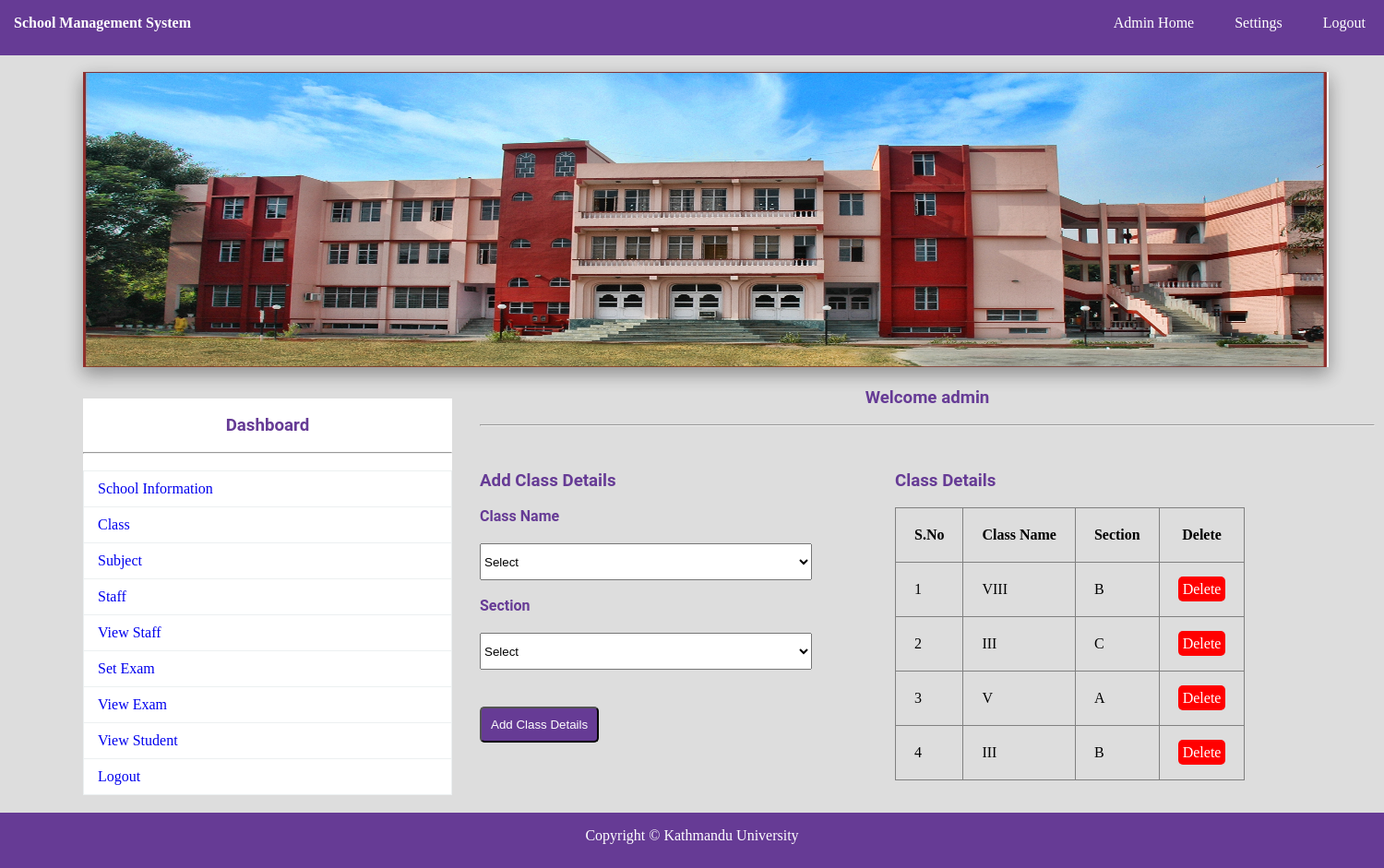
Page /add_class.php (signed in) on the committed database.
### tables this page shows
CREATE TABLE IF NOT EXISTS `class` (
  `CID` int(11) NOT NULL AUTO_INCREMENT,
  `CNAME` varchar(150) NOT NULL,
  `CSEC` varchar(150) NOT NULL,
  PRIMARY KEY (`CID`)
);

### add_class.php (the view, shortened to what this page needs)
<?php
	include"database.php";
?>
<!DOCTYPE html>
<html>
	<head>
		<link rel="stylesheet" type="text/css" href="css/style.css">
	</head>
	<body>
		<?php include"navbar.php";?><br>
		<img src="img/manage.jpg" style="margin-left:90px;" class="sha" width="1350" height="320">
			<div id="section">
				<?php include"sidebar.php";?><br>
				<h3 class="text">Welcome <?php echo $_SESSION["ANAME"]; ?></h3><br><hr><br>
				<div class="content1">
						<h3 > Add Class Details</h3><br>
				<form method="post" action="<?php echo $_SERVER["PHP_SELF"];?>">
					<label>Class Name</label><br>
				<select name="cname"  required class="input2">
						<option value="">Select</option>
					</select><br><br>
					<label>Section </label><br>
					<select name="sec"  required class="input2">
						<option value="">Select</option>
					</select>
					<br>
					<button type="submit" class="btn" name="submit">Add Class Details</button>
				</form>
				</div>
				<div class="tbox">
					<h3 style="margin-top:30px;"> Class Details</h3><br>
					<table border="1px" >
						<tr>
							<th>S.No</th>
							<th>Class Name</th>
							<th>Section</th>
							<th>Delete</th>
						</tr>
						<?php
							$s="select * from class";
							$res=$db->query($s);
							if($res->num_rows>0)
							{
								$i=0;
								while($r=$res->fetch_assoc())
								{
									$i++;
									echo "
										<tr>
											<td>{$i}</td>
											<td>{$r["CNAME"]}</td>
											<td>{$r["CSEC"]}</td>
											<td><a href='delete.php?id={$r["CID"]}' class='btnr'>Delete</a></td>
										</tr>
										";
								}
							}
						?>
					</table>
				</div>
			</div>
				<?php include"footer.php";?>
	</body>
</html>

### css/style.css (style rules this page uses)
* { padding:0px; margin:0px; }
html { background:#dddddd; }
a { text-decoration:none; }
h1,h2,h3,h4,h5,h6,label { font-family:roboto; color:#663b95; }
.btn { border-radius:5px; padding:10px; background:#663b95; color:white; margin-top:40px; }
.btnr { border-radius:5px; padding:5px; background:#ff0000; color:white; }
.sha { -webkit-box-shadow: 0 8px 17px 0 rgba(0, 0, 0, 0.2), 0 6px 20px 0 rgba(0, 0, 0, 0.19); -moz-box-shadow: 0 8px 17px 0 rgba(0, 0, 0, 0.2), 0 6px 20px 0 rgba(0, 0, 0, 0.19); box-shadow: 0 8px 17px 0 rgba(0, 0, 0, 0.2), 0 6px 20px 0 rgba(0, 0, 0, 0.19); }
.input2 { width:80%; height:40px; margin-top:20px; }
label { font-weight:bold; }
.content1 { margin-top:30px; }
.text { text-align:center; }
#section { height:auto; width:1400px; margin-left:90px; font-family:cambria; }
.content1 { margin-top:30px; height:auto; width:450px; float:left; }
.tbox { float:left; }
.tbox table { border-collapse:collapse; }
tr,td,th { padding:20px; }
table { border-collapse:collapse; }

### rows in the picture
class: CNAME "VIII", CSEC "B"
class: CNAME "III", CSEC "C"
class: CNAME "V", CSEC "A"
class: CNAME "III", CSEC "B"

### other values in the picture
$_SESSION["ANAME"] "admin"
